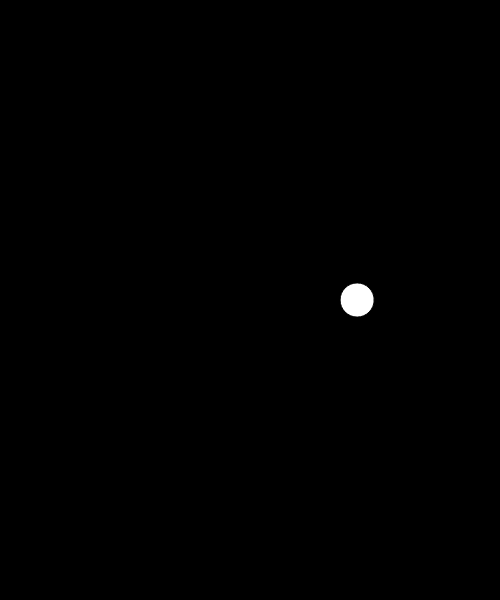
Frame 1 (no input)
Frame 60 (no input): identical to frame 1, image omitted
Frame 120 (the mouse pressed at the canvas centre since frame 60): identical to frame 1, image omitted

The p5.js sketch that drew this single still picture (run headless with seeded random() and noise() and a simulated clock; from frame 60 on, the mouse is pressed at the canvas centre):

// p5.js sketch
// ── sketch.js
"use strict";
class Circle {

  constructor(_x, _y) {

    this.pos = createVector(_x, _y);
    this.vel = createVector(0, 0);
    this.acc = createVector(0, 0);
    this.r = random(30, 50);
  }
  applyForce(force){
    this.acc.add(force);
  }
  update() {

    this.vel.add(this.acc);
    this.pos.add(this.vel);
    this.acc.mult(0);
  }

  display() {
    push();
 
    fill(255);
    //translate(this.pos.x, this.pos.y);
    ellipse(this.pos.x, this.pos.y, this.r, this.r);
    pop();
  }
}

var circle;
var f;
function setup() {
  createCanvas(500, 600);
  circle = new Circle(random(width), height/2);
  f = createVector(0,4);
}

function draw() {
  background(0);
 
  circle.update();
  circle.display();
}

function keyPressed(){
  
  circle.applyForce(f);
}
